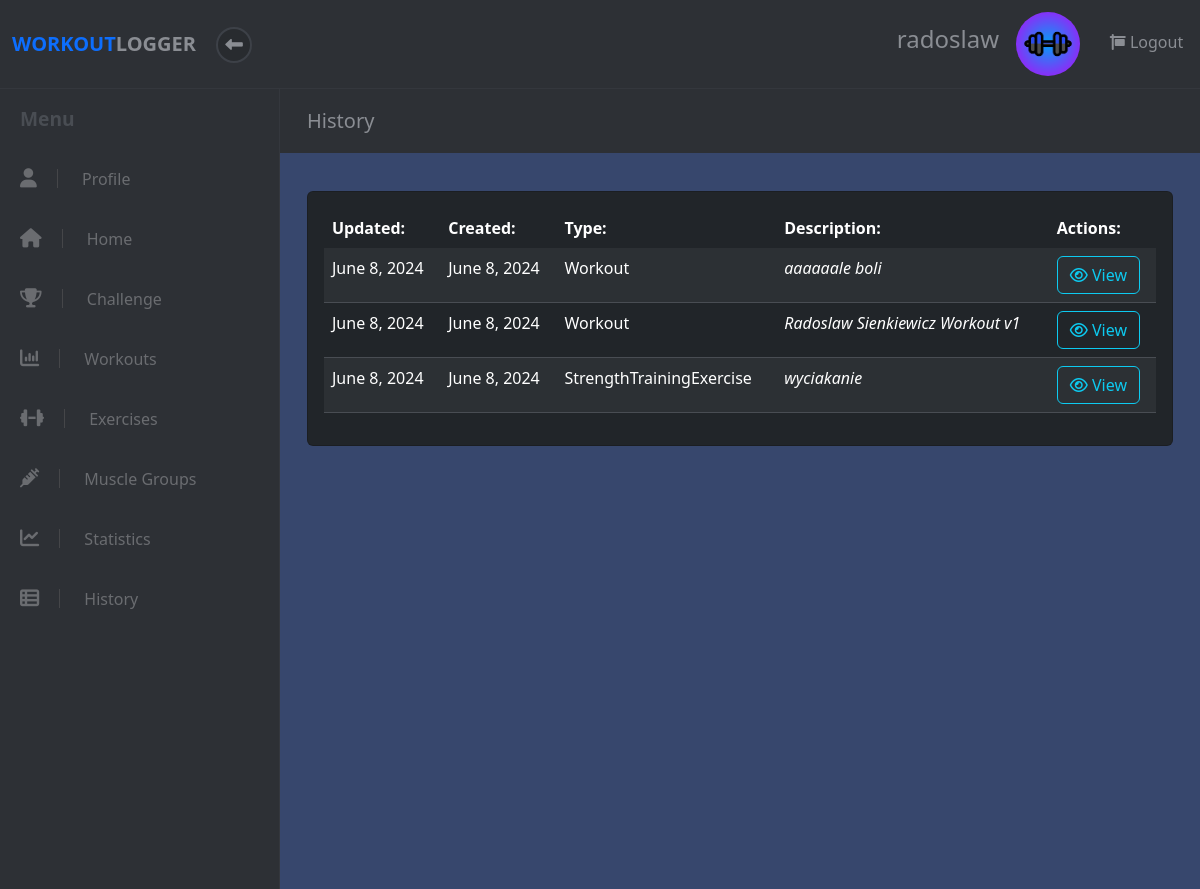
Before: /history (signed in) with the older database file.
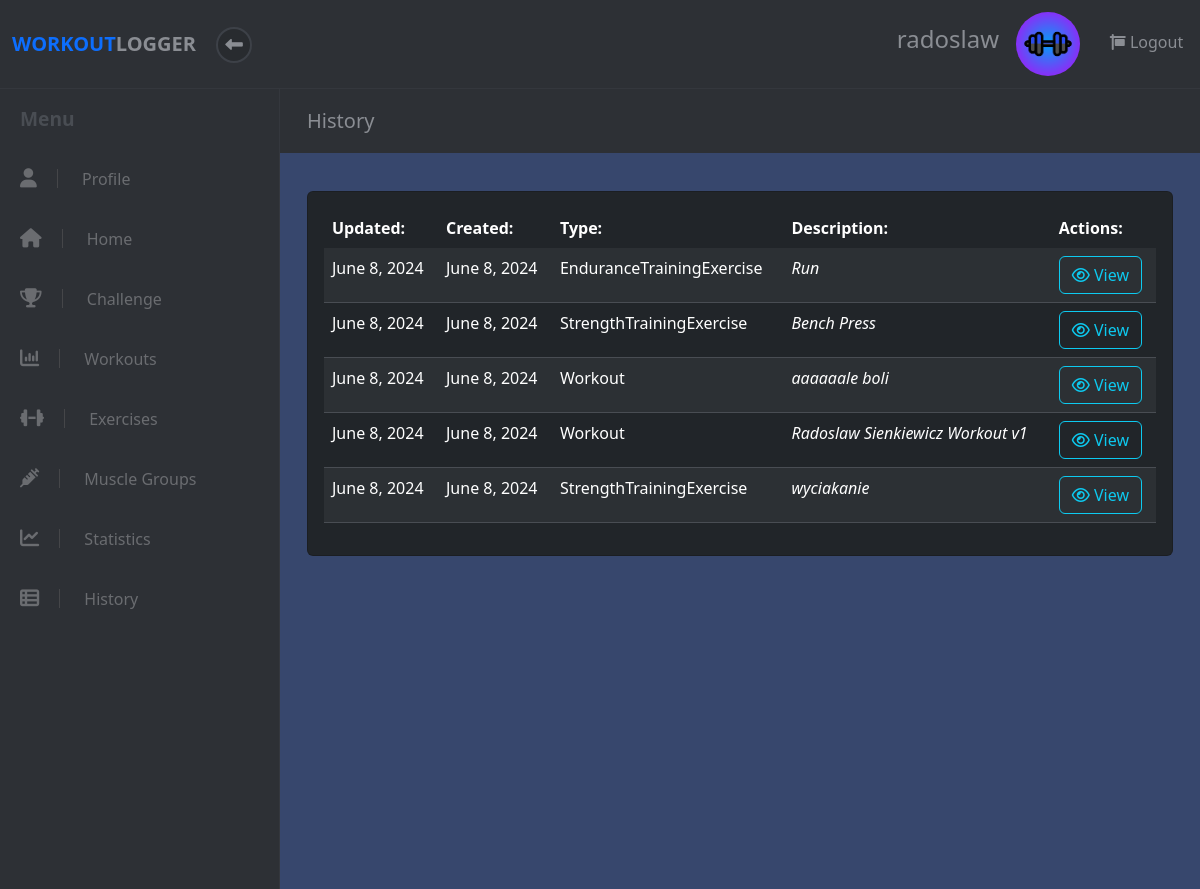
After: the same page with the newer database file.
### workout/models.py (models this page shows, shortened)
class User(models.Model):
    username = models.CharField(max_length=20)
    email = models.CharField(max_length=50)
    password = models.CharField(max_length=22)
    created_at = models.DateTimeField(auto_now_add=True)
    updated_at = models.DateTimeField(auto_now=True)
    profile_photo_url = models.CharField(max_length=255, blank=True, null=True)
    background_photo_url = models.CharField(max_length=255, blank=True, null=True)
    objects = UserManager()

class Workout(models.Model):
    name = models.CharField(max_length=50)
    description = models.CharField(max_length=150)
    completed = models.BooleanField(default=False)
    is_shared = models.BooleanField(default=False)
    user = models.ForeignKey(User, on_delete=models.CASCADE, default=None)
    challenge = models.ForeignKey(Challenge, on_delete=models.CASCADE, default=None, blank=True, null=True)
    created_at = models.DateTimeField(auto_now_add=True)
    updated_at = models.DateTimeField(auto_now=True)
    objects = WorkoutManager()
    def class_name(self):
        return self.__class__.__name__

class Exercise(models.Model):
    name = models.CharField(max_length=50)
    description = models.CharField(max_length=150)
    workout = models.ForeignKey(Workout, on_delete=models.CASCADE, related_name='%(class)s', default=None)
    muscle_group = models.ForeignKey(MuscleGroup, on_delete=models.CASCADE, default=None)
    user = models.ForeignKey(User, on_delete=models.CASCADE, default=None)
    created_at = models.DateTimeField(auto_now_add=True)
    updated_at = models.DateTimeField(auto_now=True)
    objects = ExerciseManager()
    class Meta:
        ordering = ('name', 'muscle_group')
        abstract = True
    def class_name(self):
        return self.__class__.__name__

class StrengthTrainingExercise(Exercise):
    weight = models.DecimalField(max_digits=6, decimal_places=2)
    repetitions = models.PositiveIntegerField()
    objects = StrengthTrainingExerciseManager()

class EnduranceTrainingExercise(Exercise):
    duration_minutes = models.PositiveIntegerField()
    distance_km = models.DecimalField(max_digits=6, decimal_places=2)
    objects = EnduranceTrainingExerciseManager()

### workout/views.py (the view)
# urls.py: re_path(r'^history$', views.view_all),
def view_all(request):
    try:
        user = User.objects.get(id=request.session["user_id"])
        workout_list = Workout.objects.filter(user__id=user.id)
        ste_list = StrengthTrainingExercise.objects.filter(user__id=user.id)
        ete_list = EnduranceTrainingExercise.objects.filter(user__id=user.id)
        be_list = BalanceExercise.objects.filter(user__id=user.id)
        fe_list = FlexibilityExercise.objects.filter(user__id=user.id)
        page = request.GET.get('page', 1)
        data_list = list(chain(workout_list, ste_list,ete_list, be_list, fe_list))
        paginator = Paginator(sorted(data_list, key=lambda x: x.updated_at, reverse=True), 12)
        try:
            data = paginator.page(page)
        except PageNotAnInteger:
            data = paginator.page(1)
        except EmptyPage:
            data = paginator.page(paginator.num_pages)
        data = {
            'user': user,
            'data': data,
        }
        return render(request, "workout/view_all.html", data)
    except (KeyError, User.DoesNotExist) as err:
        messages.info(request, "You must be logged in to view this page.", extra_tags="invalid_session")
        logging.warning("User must be logged in to view 'view_all'.")
        return redirect("/")

### workout/templates/workout/view_all.html (shortened to what this page needs)
<!DOCTYPE html>
<html>
  <head>
    {% load static %}
    <link
      rel="stylesheet"
      href="{% static 'fontawesomefree/css/all.min.css' %}"
    />
    <link rel="stylesheet" href="../../static/workout/styles.css" />
    {% load bootstrap5 %} {% bootstrap_css %} {% bootstrap_javascript %}
  </head>
  <body>
    {% include 'workout/widgets/header.html' %}
    <div class="d-flex align-items-stretch">
      {% include 'workout/widgets/sidebar.html' %}
      <div class="page-content">
        <div class="page-header">
          <div class="container-fluid">
            <h2 class="h5 no-margin-bottom">History</h2>
          </div>
        </div>
        <section class="no-padding-bottom">
          <div class="container-fluid">
            <div class="row">
              <div class="col-lg-12 pb-4">
                {% if data %}
                <div class="card bg-dark add-exercise mb-4 mt-2">
                  <div class="card-body">
                    <table
                      class="table table-dark table-striped all-data-table text-light"
                    >
                      <thead>
                        <tr>
                          <th scope="col">Updated:</th>
                          <th scope="col">Created:</th>
                          <th scope="col">Type:</th>
                          <th scope="col">Description:</th>
                          <th scope="col">Actions:</th>
                        </tr>
                      </thead>
                      <tbody>
                        {% for info in data %}
                        <tr>
                          <td scope="row">{{info.updated_at | date}}</td>
                          <td scope="row">{{info.created_at | date}}</td>
                          <td scope="row">{{info.class_name}}</td>
                          <td><em>{{info.name}}</em></td>
                          <td>
                            {% if info.class_name == 'Workout' %}
                            <form action="/workout/{{info.id}}">
                              <button
                                class="btn btn-outline-info"
                                type="submit"
                              >
                                <i class="fa fa-eye"></i> View
                              </button>
                            </form>
                            {% else %}
                            <form action="/exercise/{{info.id}}">
                              <button
                                class="btn btn-outline-info"
                                type="submit"
                              >
                                <i class="fa fa-eye"></i> View
                              </button>
                            </form>
                            {% endif %}
                          </td>
                        </tr>
                        {% endfor %}
                      </tbody>
                    </table>
                  </div>
                </div>
                {% endif %}
              </div>
            </div>
          </div>
        </section>
      </div>
    </div>
  </body>
</html>

### workout/templates/workout/widgets/header.html
<header class="header">
  <nav class="navbar navbar-expand-lg my-0 py-1">
    <div
      class="container-fluid d-flex align-items-center justify-content-between"
    >
      <div class="navbar-header">
        <a href="/dashboard" class="navbar-brand">
          <div class="brand-text brand-big visible text-uppercase">
            <strong class="text-primary">Workout </strong
            ><strong>Logger</strong>
          </div>
        </a>
        <button class="sidebar-toggle">
          <i class="fa fa-long-arrow-left"></i>
        </button>
      </div>
      <ul class="right-menu list-inline no-margin-bottom">
        {% if user.username %}
        <li class="list-inline-item">
          <div class="sidebar-header d-flex align-items-center">
            <div class="title">
              <h1 class="h4">{{ user.username }}</h1>
            </div>
          </div>
        </li>
        {% endif %} {% if user.profile_photo_url %}
        <li class="list-inline-item">
          <a href="/profile" class="nav-link">
            <div class="avatar">
              <img
                src="{{ user.profile_photo_url }}"
                alt="User Profile Picture"
                height="64"
                width="64"
                class="rounded-circle"
              />
            </div>
          </a>
        </li>
        {% else %} {% load static %}
        <li class="list-inline-item">
          <a href="/profile" class="nav-link">
            <div class="avatar">
              <img
                src="{% static 'workout/images/workout_logger.png' %}"
                alt="User Profile Picture"
                height="64"
                width="64"
                class="rounded-circle"
              />
            </div>
          </a>
        </li>
        {% endif %}
        <li class="list-inline-item ms-2">
          <a href="/user/logout" class="nav-link">
            <i class="fa fa-sign -out-alt"></i> Logout
          </a>
        </li>
      </ul>
    </div>
  </nav>
</header>

### workout/templates/workout/widgets/sidebar.html
<nav id="sidebar">
  <span class="heading mt-3">Menu</span>
  <ul class="list-unstyled">
    <li>
      <a href="/profile"><i class="fa fa-user"></i> Profile</a>
    </li>
    <li>
      <a href="/dashboard"><i class="fa fa-home"></i> Home</a>
    </li>
    <li>
      <a href="/challenge"><i class="fa fa-trophy"></i> Challenge</a>
    </li>
    <li>
      <a href="/workout"><i class="fa fa-bar-chart"></i> Workouts</a>
    </li>
    <li>
      <a href="/exercise"><i class="fa fa-dumbbell"></i> Exercises</a>
    </li>
    <li>
      <a href="/musclegroup"><i class="fa fa-syringe"></i> Muscle Groups</a>
    </li>
    <li>
      <a href="/statistics"><i class="fa fa-line-chart"></i> Statistics</a>
    </li>
    <li>
      <a href="/history"><i class="fa fa-th-list"></i> History</a>
    </li>
  </ul>
</nav>

### workout/static/workout/styles.css (style rules this page uses)
body { position: relative; }
section { padding: 0 15px; }
a { -webkit-transition: all 0.3s; transition: all 0.3s; display: inline-block; }
button { cursor: pointer; }
i, span, strong { display: inline-block; }
.no-padding-bottom { padding-bottom: 0 !important; }
.no-margin-bottom { margin-bottom: 0 !important; }
.page-content { background: #37476d; min-height: 100vh; width: calc(100% - 280px); padding: 0; }
.page-header { padding: 20px 15px; background: #2d3035; color: #8a8d93; margin-bottom: 30px; }
nav.navbar { background: #2d3035; color: #8a8d93; padding-top: 20px; padding-bottom: 20px; border-bottom: 1px solid #34373d; z-index: 9998; }
nav.navbar .sidebar-toggle { width: 36px; height: 36px; line-height: 29px; text-align: center; border-radius: 50%; background: #282b2f; color: #8a8d93; font-size: 1.1rem; border: 2px solid #3d4148; outline: none; }
nav.navbar a { color: inherit; }
nav.navbar .brand-text { display: none; font-weight: 700; }
nav.navbar .brand-text.visible { display: block; }
nav.navbar a.nav-link { padding: .5rem .3rem; position: relative; }
nav#sidebar { width: 280px; background: #2d3035; color: #6a6c70; border-right: 1px solid #34373d; }
nav#sidebar a { color: inherit; text-decoration: none; position: relative; }
nav#sidebar a i { font-size: 1.2em; margin-right: 10px; -webkit-transition: none; transition: none; }
nav#sidebar span.heading { font-weight: 700; margin-left: 20px; color: #494d53; font-size: 1.2rem; margin-bottom: 15px; }
nav#sidebar ul { max-height: none; }
nav#sidebar ul a { padding: 18px 20px; display: block; font-weight: 400; }
nav#sidebar ul a i { margin-right: 20px; -webkit-transition: all 0.3s; transition: all 0.3s; padding-right: 20px; border-right: 1px solid #454649; }
nav#sidebar li { position: relative; }
nav#sidebar li::before { content: ''; width: 2px; height: 100%; background: none; display: block; position: absolute; top: 0; left: 0; z-index: 99; }
.table { margin-bottom: 0; }
.table td, .table th { border-color: #494d53; }
.table thead th { border: none; }
.table-striped tbody tr { -webkit-transition: all 0.3s; transition: all 0.3s; }
.table-striped tbody tr:nth-of-type(odd) { background-color: #282b2f; }
button, input[type='submit'] { cursor: pointer; font-family: inherit; font-weight: 300 !important; }
.navbar { padding: 0.5rem 1rem; }
.navbar-brand { display: inline-block; padding-top: 0.3125rem; padding-bottom: 0.3125rem; margin-right: 1rem; font-size: 1.25rem; }
.btn { font-weight: normal; border: 1px solid transparent; padding: 0.5rem 0.75rem; font-size: 1rem; line-height: 1.25; border-radius: 0.25rem; -webkit-transition: all 0.15s ease-in-out; transition: all 0.15s ease-in-out; }
.btn-outline-info { color: #37cfdc; background-color: transparent; background-image: none; border-color: #37cfdc; }
body { font-family: "Muli", sans-serif; font-size: 1rem; font-weight: normal; line-height: 1.5; color: #212529; background-color: #fff; }
a { color: rgba(42, 79, 247, 0.95); text-decoration: none; }
h1, h2, h3, h4, h5, h6, .h1, .h2, .h3, .h4, .h5, .h6 { margin-bottom: 0.5rem; font-family: inherit; font-weight: 700; line-height: 1.1; color: inherit; }
h1, .h1 { font-size: 2.5rem; }
h2, .h2 { font-size: 2rem; }
h4, .h4 { font-size: 1.5rem; }
h5, .h5 { font-size: 1.25rem; }
.text-primary { color: rgba(42, 79, 247, 0.95) !important; }
.bg-dark { background-color: #343a40 !important; }
.text-light { color: #f8f9fa !important; }

Changed rows visible on the page:
added EnduranceTrainingExercise: updated_at "June 8, 2024", created_at "June 8, 2024", class_name "EnduranceTrainingExercise", name "Run"
added StrengthTrainingExercise: updated_at "June 8, 2024", created_at "June 8, 2024", class_name "StrengthTrainingExercise", name "Bench Press"
